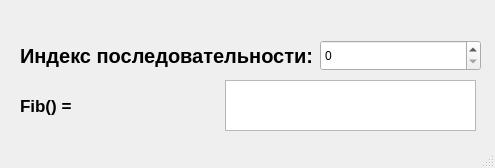
<?xml version="1.0" encoding="UTF-8"?>
<ui version="4.0">
 <class>MMZ_TestWorkClass</class>
 <widget class="QMainWindow" name="MMZ_TestWorkClass">
  <property name="geometry">
   <rect>
    <x>0</x>
    <y>0</y>
    <width>495</width>
    <height>168</height>
   </rect>
  </property>
  <property name="windowTitle">
   <string>MMZ_TestWork</string>
  </property>
  <widget class="QWidget" name="centralWidget">
   <widget class="QLabel" name="FibSequenceIndexLabel">
    <property name="geometry">
     <rect>
      <x>20</x>
      <y>40</y>
      <width>291</width>
      <height>31</height>
     </rect>
    </property>
    <property name="font">
     <font>
      <pointsize>15</pointsize>
      <bold>true</bold>
     </font>
    </property>
    <property name="text">
     <string>Индекс последовательности:</string>
    </property>
    <property name="textFormat">
     <enum>Qt::TextFormat::AutoText</enum>
    </property>
   </widget>
   <widget class="QLabel" name="FibResultLabel">
    <property name="geometry">
     <rect>
      <x>20</x>
      <y>80</y>
      <width>201</width>
      <height>51</height>
     </rect>
    </property>
    <property name="font">
     <font>
      <pointsize>13</pointsize>
      <italic>false</italic>
      <bold>true</bold>
     </font>
    </property>
    <property name="text">
     <string>Fib() = </string>
    </property>
   </widget>
   <widget class="QSpinBox" name="FibSequenceSpinBox">
    <property name="geometry">
     <rect>
      <x>320</x>
      <y>40</y>
      <width>161</width>
      <height>31</height>
     </rect>
    </property>
    <property name="maximum">
     <number>999999999</number>
    </property>
   </widget>
   <widget class="QTextBrowser" name="FibTextBrowser">
    <property name="geometry">
     <rect>
      <x>225</x>
      <y>80</y>
      <width>251</width>
      <height>51</height>
     </rect>
    </property>
   </widget>
  </widget>
  <widget class="QStatusBar" name="statusBar"/>
 </widget>
 <layoutdefault spacing="6" margin="11"/>
 <resources>
  <include location="MMZ_TestWork.qrc"/>
 </resources>
 <connections/>
</ui>
